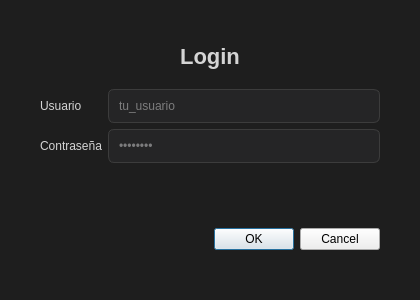
<?xml version="1.0" encoding="UTF-8"?>
<ui version="4.0">
 <class>LoginDialog</class>
 <widget class="QDialog" name="LoginDialog">
  <property name="geometry"><rect><x>0</x><y>0</y><width>420</width><height>300</height></rect></property>
  <property name="windowTitle"><string>Iniciar sesión</string></property>

  <widget class="QWidget" name="layoutWidget">
   <property name="geometry"><rect><x>40</x><y>30</y><width>340</width><height>220</height></rect></property>
   <layout class="QGridLayout" name="gridLayout">
    <item row="0" column="0" colspan="2">
     <widget class="QLabel" name="lblTitle">
      <property name="text"><string>Login</string></property>
      <property name="alignment"><set>Qt::AlignHCenter|Qt::AlignVCenter</set></property>
      <property name="styleSheet">
       <string notr="true">QLabel{font-size:22px; font-weight:600; color:#d4d4d4;}</string>
      </property>
     </widget>
    </item>

    <item row="1" column="0">
     <widget class="QLabel" name="lblUser">
      <property name="text"><string>Usuario</string></property>
      <property name="styleSheet"><string notr="true">QLabel{color:#d4d4d4;}</string></property>
     </widget>
    </item>
    <item row="1" column="1">
     <widget class="QLineEdit" name="txtUser">
      <property name="placeholderText"><string>tu_usuario</string></property>
      <property name="styleSheet">
       <string notr="true">QLineEdit{background:#252526; border:1px solid #3c3c3c; border-radius:6px; padding:8px; color:#d4d4d4;}
QLineEdit:focus{border:1px solid #007acc;}</string>
      </property>
     </widget>
    </item>

    <item row="2" column="0">
     <widget class="QLabel" name="lblPass">
      <property name="text"><string>Contraseña</string></property>
      <property name="styleSheet"><string notr="true">QLabel{color:#d4d4d4;}</string></property>
     </widget>
    </item>
    <item row="2" column="1">
     <widget class="QLineEdit" name="txtPass">
      <property name="echoMode"><enum>QLineEdit::Password</enum></property>
      <property name="placeholderText"><string>••••••••</string></property>
      <property name="styleSheet">
       <string notr="true">QLineEdit{background:#252526; border:1px solid #3c3c3c; border-radius:6px; padding:8px; color:#d4d4d4;}
QLineEdit:focus{border:1px solid #007acc;}</string>
      </property>
     </widget>
    </item>

    <item row="3" column="0" colspan="2">
     <widget class="QLabel" name="lblError">
      <property name="text"><string></string></property>
      <property name="styleSheet"><string notr="true">QLabel{color:#f28b82;}</string></property>
     </widget>
    </item>

    <item row="4" column="0" colspan="2">
     <widget class="QDialogButtonBox" name="btnBox">
      <property name="standardButtons"><set>QDialogButtonBox::Ok|QDialogButtonBox::Cancel</set></property>
     </widget>
    </item>
   </layout>
  </widget>

  <property name="styleSheet">
   <string notr="true">QDialog{background:#1e1e1e;}</string>
  </property>

 </widget>
 <resources/>
 <connections>
  <connection>
   <sender>btnBox</sender><signal>accepted()</signal>
   <receiver>LoginDialog</receiver><slot>accept()</slot>
  </connection>
  <connection>
   <sender>btnBox</sender><signal>rejected()</signal>
   <receiver>LoginDialog</receiver><slot>reject()</slot>
  </connection>
 </connections>
</ui>
